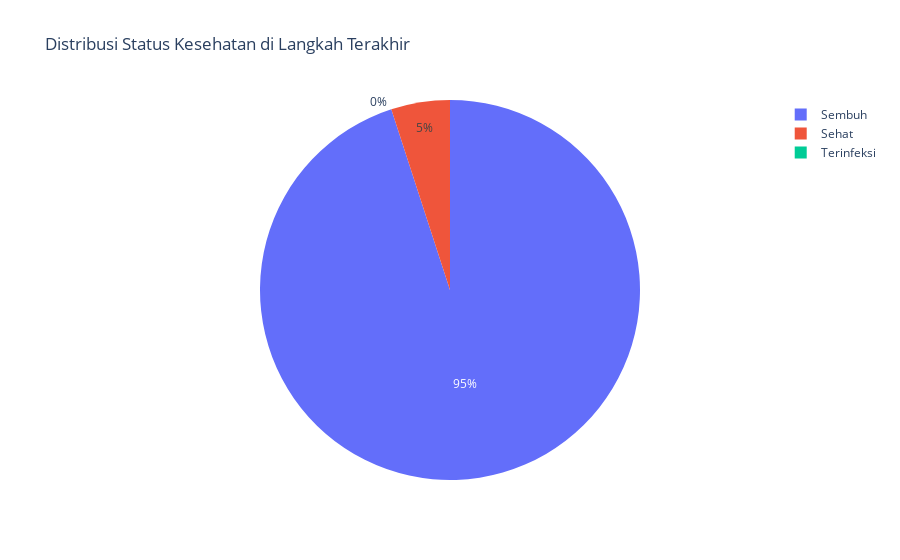

Write notebook code for a chart like this one.
### Code cell
# Visualization 2: Pie chart at the final step
final_step = model_data.iloc[-1]
fig2 = px.pie(
    names=["Sehat", "Terinfeksi", "Sembuh"],
    values=[final_step["Sehat"], final_step["Terinfeksi"], final_step["Sembuh"]],
    title="Distribusi Status Kesehatan di Langkah Terakhir",
    template="plotly_white"
)
fig2.show()

### Figure 1 — Plotly figure (JSON) as saved in the notebook; plotly's stock layout.template omitted (floating-point values rounded to 4 significant figures)
{"data": [{"domain": {"x": [0, 1], "y": [0, 1]}, "hovertemplate": "label=%{label}<br>value=%{value}<extra></extra>", "labels": ["Sehat", "Terinfeksi", "Sembuh"], "legendgroup": "", "name": "", "showlegend": true, "type": "pie", "values": [5, 0, 95]}], "layout": {"legend": {"tracegroupgap": 0}, "title": {"text": "Distribusi Status Kesehatan di Langkah Terakhir"}}}
